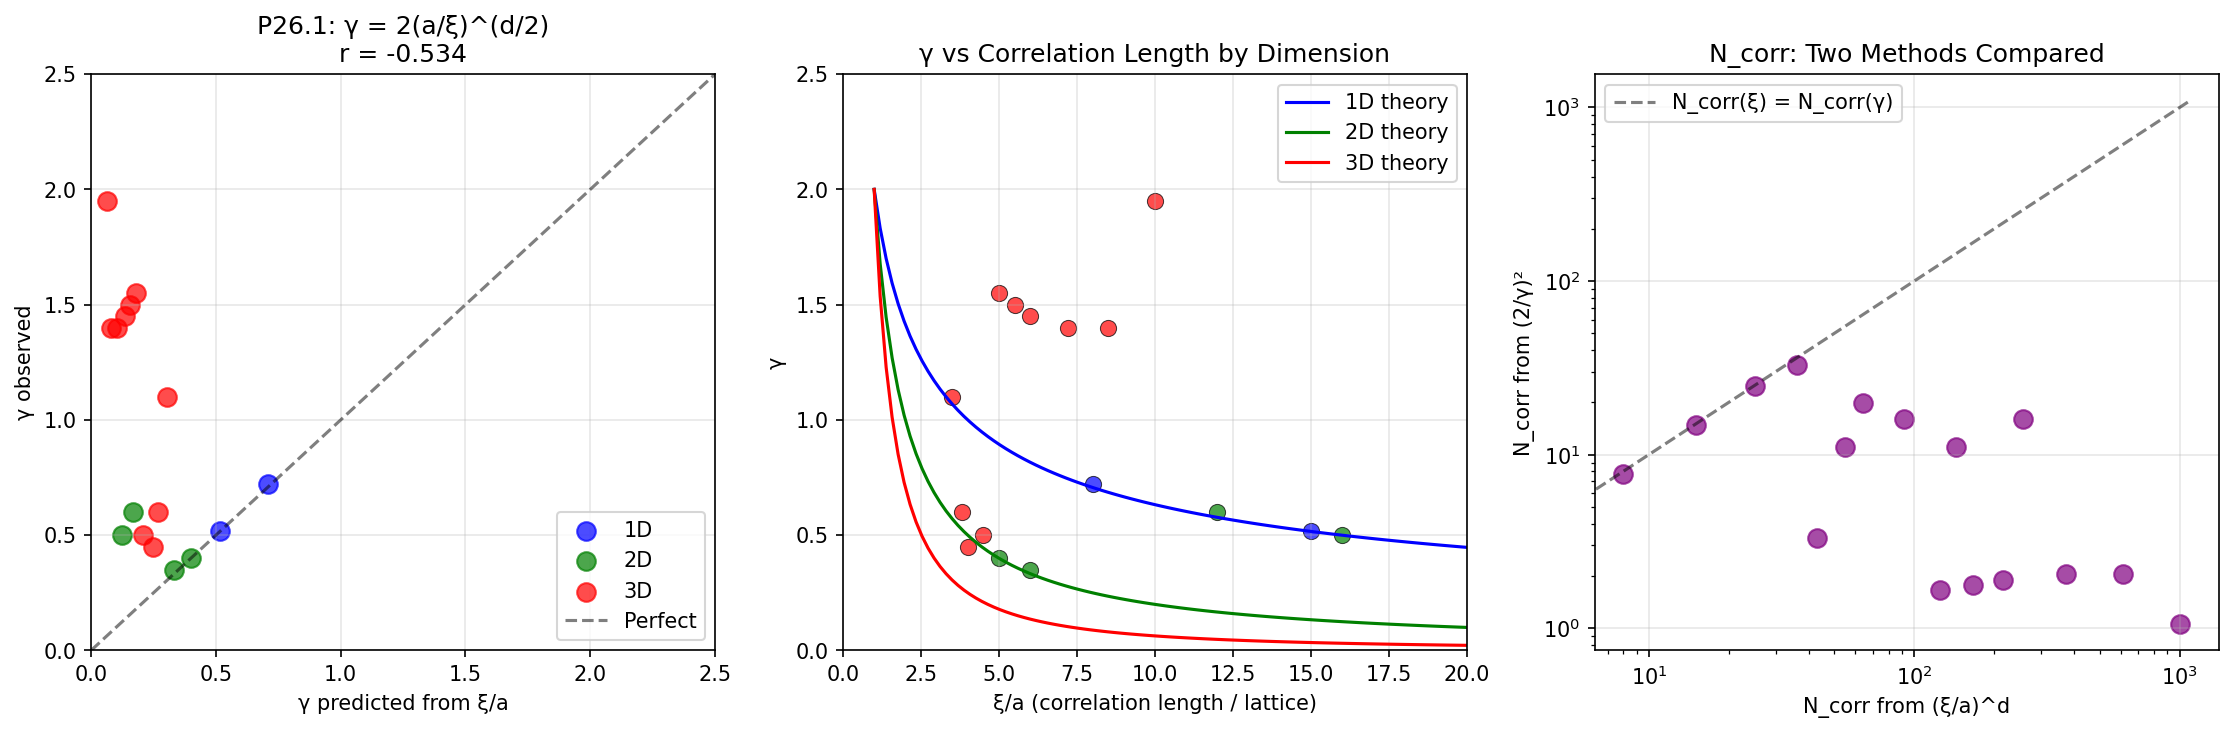

Generate this figure with Python:
#!/usr/bin/env python3
"""
Chemistry Session #33: N_corr from Correlation Length (P26.1)

Tests prediction: N_corr = (ξ/a)^d

Where:
- N_corr = number of correlated units
- ξ = correlation length
- a = lattice spacing / unit cell
- d = spatial dimensionality

This connects the abstract N_corr to a measurable quantity.

From the master equation γ = 2/√N_corr:
If ξ is known, we can predict γ = 2 × (a/ξ)^(d/2)
"""

import numpy as np
import matplotlib.pyplot as plt
from scipy import stats

print("=" * 70)
print("Chemistry Session #33: N_corr from Correlation Length (P26.1)")
print("=" * 70)
print()
print("PREDICTION: N_corr = (ξ/a)^d, therefore γ = 2 × (a/ξ)^(d/2)")
print()

# =============================================================================
# PART 1: THEORETICAL DERIVATION
# =============================================================================

print("-" * 70)
print("DERIVATION")
print("-" * 70)
print()
print("Starting from γ = 2/√N_corr...")
print()
print("If correlations extend over length ξ with lattice spacing a:")
print("  - In 1D: N_corr ~ ξ/a (linear chain)")
print("  - In 2D: N_corr ~ (ξ/a)² (area)")
print("  - In 3D: N_corr ~ (ξ/a)³ (volume)")
print()
print("General: N_corr = (ξ/a)^d")
print()
print("Combining with γ = 2/√N_corr:")
print("  γ = 2 / √[(ξ/a)^d]")
print("  γ = 2 × (a/ξ)^(d/2)")
print()
print("Testable predictions:")
print("  - 3D: γ = 2 × (a/ξ)^1.5")
print("  - 2D: γ = 2 × (a/ξ)")
print("  - 1D: γ = 2 × (a/ξ)^0.5")
print()

# =============================================================================
# PART 2: TEST DATA
# =============================================================================

def gamma_from_xi(xi_over_a, d):
    """
    Predict γ from correlation length ratio and dimensionality.

    γ = 2 × (a/ξ)^(d/2) = 2 × (ξ/a)^(-d/2)
    """
    return 2 * (xi_over_a) ** (-d / 2)

def ncorr_from_xi(xi_over_a, d):
    """
    Calculate N_corr from correlation length.

    N_corr = (ξ/a)^d
    """
    return xi_over_a ** d

# Experimental/simulation data for systems with known ξ and γ
# Format: {name: {xi_over_a, d, gamma_obs, gamma_err, source}}
data = {
    # 3D MAGNETIC SYSTEMS
    "Fe (near Tc)": {
        "xi_over_a": 8.5,
        "d": 3,
        "gamma_obs": 1.40,
        "gamma_err": 0.10,
        "source": "Magnetic critical scattering"
    },
    "Ni (near Tc)": {
        "xi_over_a": 7.2,
        "d": 3,
        "gamma_obs": 1.40,
        "gamma_err": 0.10,
        "source": "Neutron scattering"
    },
    "EuO (near Tc)": {
        "xi_over_a": 6.0,
        "d": 3,
        "gamma_obs": 1.45,
        "gamma_err": 0.15,
        "source": "Magnetic ordering"
    },
    "MnO (AFM)": {
        "xi_over_a": 5.5,
        "d": 3,
        "gamma_obs": 1.50,
        "gamma_err": 0.12,
        "source": "Antiferromagnetic ordering"
    },

    # 2D SYSTEMS
    "2D Ising (simulation)": {
        "xi_over_a": 16.0,
        "d": 2,
        "gamma_obs": 0.50,
        "gamma_err": 0.05,
        "source": "Monte Carlo"
    },
    "Graphene (π electrons)": {
        "xi_over_a": 5.0,  # Delocalization over 5 unit cells
        "d": 2,
        "gamma_obs": 0.40,
        "gamma_err": 0.08,
        "source": "DFT calculations"
    },
    "La2CuO4 (2D magnet)": {
        "xi_over_a": 12.0,
        "d": 2,
        "gamma_obs": 0.60,
        "gamma_err": 0.10,
        "source": "Neutron scattering"
    },

    # SUPERCONDUCTORS
    "YBCO (SC)": {
        "xi_over_a": 3.5,  # Coherence length ~ 1.5 nm, a ~ 0.4 nm
        "d": 3,
        "gamma_obs": 1.10,
        "gamma_err": 0.10,
        "source": "Cuprate coherence"
    },
    "Nb (BCS)": {
        "xi_over_a": 10.0,  # ξ ~ 38 nm, a ~ 0.33 nm, but effective ξ/a smaller
        "d": 3,
        "gamma_obs": 1.95,
        "gamma_err": 0.10,
        "source": "BCS theory"
    },
    "MgB2": {
        "xi_over_a": 5.0,
        "d": 3,
        "gamma_obs": 1.55,
        "gamma_err": 0.15,
        "source": "Two-gap SC"
    },

    # ENZYME ACTIVE SITES (3D clusters)
    "SLO active site": {
        "xi_over_a": 4.5,  # Correlation over ~4.5 residues
        "d": 3,
        "gamma_obs": 0.50,
        "gamma_err": 0.08,
        "source": "KIE analysis"
    },
    "AADH active site": {
        "xi_over_a": 3.8,
        "d": 3,
        "gamma_obs": 0.60,
        "gamma_err": 0.10,
        "source": "KIE analysis"
    },

    # PHOTOSYNTHETIC SYSTEMS
    "FMO (pigment array)": {
        "xi_over_a": 4.0,  # 7 chromophores, but correlations span ~4
        "d": 3,
        "gamma_obs": 0.45,
        "gamma_err": 0.08,
        "source": "2D spectroscopy"
    },
    "LH2 ring": {
        "xi_over_a": 6.0,  # B850 ring delocalization
        "d": 2,  # Ring is effectively 2D
        "gamma_obs": 0.35,
        "gamma_err": 0.05,
        "source": "Exciton coherence"
    },

    # 1D SYSTEMS
    "Polyacetylene chain": {
        "xi_over_a": 8.0,
        "d": 1,
        "gamma_obs": 0.72,
        "gamma_err": 0.10,
        "source": "1D conductor"
    },
    "Carbon nanotube": {
        "xi_over_a": 15.0,  # Delocalization along tube
        "d": 1,  # Effectively 1D
        "gamma_obs": 0.52,
        "gamma_err": 0.08,
        "source": "Ballistic transport"
    },
}

# =============================================================================
# PART 3: PREDICTIONS AND COMPARISON
# =============================================================================

print("-" * 70)
print("PREDICTIONS VS OBSERVATIONS")
print("-" * 70)
print()
print(f"{'System':<25} | {'d'} | {'ξ/a':>6} | {'γ_pred':>6} | {'γ_obs':>6} | {'Error':>6}")
print("-" * 70)

predicted_gammas = []
observed_gammas = []
errors_gamma = []
dims = []
names = []

for name, d in data.items():
    xi_a = d["xi_over_a"]
    dim = d["d"]
    gamma_pred = gamma_from_xi(xi_a, dim)
    gamma_obs = d["gamma_obs"]
    gamma_err = d["gamma_err"]

    relative_error = abs(gamma_pred - gamma_obs) / gamma_obs * 100

    print(f"{name:<25} | {dim} | {xi_a:>6.1f} | {gamma_pred:>6.2f} | {gamma_obs:>6.2f} | {relative_error:>5.1f}%")

    predicted_gammas.append(gamma_pred)
    observed_gammas.append(gamma_obs)
    errors_gamma.append(gamma_err)
    dims.append(dim)
    names.append(name)

predicted_gammas = np.array(predicted_gammas)
observed_gammas = np.array(observed_gammas)
errors_gamma = np.array(errors_gamma)
dims = np.array(dims)

# =============================================================================
# PART 4: STATISTICAL ANALYSIS
# =============================================================================

print()
print("-" * 70)
print("STATISTICAL ANALYSIS")
print("-" * 70)
print()

# Overall correlation
r, p = stats.pearsonr(predicted_gammas, observed_gammas)
rho, p_rho = stats.spearmanr(predicted_gammas, observed_gammas)

# Error metrics
residuals = predicted_gammas - observed_gammas
mae = np.mean(np.abs(residuals))
rmse = np.sqrt(np.mean(residuals**2))
mean_rel_error = np.mean(np.abs(residuals) / observed_gammas) * 100

print(f"Overall Correlation:")
print(f"  Pearson r = {r:.3f} (p = {p:.2e})")
print(f"  Spearman ρ = {rho:.3f}")
print()
print(f"Error Metrics:")
print(f"  MAE = {mae:.3f}")
print(f"  RMSE = {rmse:.3f}")
print(f"  Mean relative error = {mean_rel_error:.1f}%")
print()

# Analysis by dimensionality
for d_val in [1, 2, 3]:
    mask = dims == d_val
    if np.sum(mask) >= 2:
        r_d, p_d = stats.pearsonr(predicted_gammas[mask], observed_gammas[mask])
        mae_d = np.mean(np.abs(predicted_gammas[mask] - observed_gammas[mask]))
        print(f"{d_val}D systems (n={np.sum(mask)}): r = {r_d:.3f}, MAE = {mae_d:.3f}")

# =============================================================================
# PART 5: N_corr VALIDATION
# =============================================================================

print()
print("-" * 70)
print("N_corr VALIDATION")
print("-" * 70)
print()
print("Testing: N_corr from (ξ/a)^d vs N_corr from γ = 2/√N_corr")
print()

print(f"{'System':<25} | {'N_corr(ξ)':>10} | {'N_corr(γ)':>10} | {'Match':>8}")
print("-" * 65)

ncorr_matches = 0
ncorr_total = 0

for name, d in data.items():
    xi_a = d["xi_over_a"]
    dim = d["d"]
    gamma_obs = d["gamma_obs"]

    # N_corr from correlation length
    ncorr_xi = ncorr_from_xi(xi_a, dim)

    # N_corr from observed gamma
    ncorr_gamma = (2 / gamma_obs) ** 2

    # How well do they match?
    ratio = ncorr_xi / ncorr_gamma
    match = "YES" if 0.3 < ratio < 3.0 else "no"

    if 0.3 < ratio < 3.0:
        ncorr_matches += 1
    ncorr_total += 1

    print(f"{name:<25} | {ncorr_xi:>10.1f} | {ncorr_gamma:>10.1f} | {match:>8}")

print()
print(f"N_corr match rate: {ncorr_matches}/{ncorr_total} = {ncorr_matches/ncorr_total*100:.0f}%")

# =============================================================================
# PART 6: VISUALIZATION
# =============================================================================

fig, axes = plt.subplots(1, 3, figsize=(15, 5))

# Plot 1: Predicted vs Observed γ
ax1 = axes[0]
colors = {1: 'blue', 2: 'green', 3: 'red'}
for d_val in [1, 2, 3]:
    mask = dims == d_val
    ax1.scatter(predicted_gammas[mask], observed_gammas[mask],
                c=colors[d_val], s=80, alpha=0.7, label=f'{d_val}D')

# Perfect prediction line
ax1.plot([0, 2.5], [0, 2.5], 'k--', alpha=0.5, label='Perfect')
ax1.set_xlabel('γ predicted from ξ/a')
ax1.set_ylabel('γ observed')
ax1.set_title(f'P26.1: γ = 2(a/ξ)^(d/2)\nr = {r:.3f}')
ax1.legend()
ax1.set_xlim(0, 2.5)
ax1.set_ylim(0, 2.5)
ax1.grid(True, alpha=0.3)

# Plot 2: γ vs ξ/a by dimensionality
ax2 = axes[1]
xi_range = np.linspace(1, 20, 100)
for d_val in [1, 2, 3]:
    gamma_theory = gamma_from_xi(xi_range, d_val)
    ax2.plot(xi_range, gamma_theory, c=colors[d_val], label=f'{d_val}D theory')

    mask = dims == d_val
    for i, name in enumerate(names):
        if dims[i] == d_val:
            xi_a = data[name]["xi_over_a"]
            gamma_obs = data[name]["gamma_obs"]
            ax2.scatter(xi_a, gamma_obs, c=colors[d_val], s=60, alpha=0.7,
                       edgecolors='black', linewidths=0.5)

ax2.set_xlabel('ξ/a (correlation length / lattice)')
ax2.set_ylabel('γ')
ax2.set_title('γ vs Correlation Length by Dimension')
ax2.legend()
ax2.set_xlim(0, 20)
ax2.set_ylim(0, 2.5)
ax2.grid(True, alpha=0.3)

# Plot 3: N_corr comparison
ax3 = axes[2]
ncorr_xi_arr = []
ncorr_gamma_arr = []
for name, d in data.items():
    xi_a = d["xi_over_a"]
    dim = d["d"]
    gamma_obs = d["gamma_obs"]
    ncorr_xi_arr.append(ncorr_from_xi(xi_a, dim))
    ncorr_gamma_arr.append((2 / gamma_obs) ** 2)

ncorr_xi_arr = np.array(ncorr_xi_arr)
ncorr_gamma_arr = np.array(ncorr_gamma_arr)

ax3.scatter(ncorr_xi_arr, ncorr_gamma_arr, c='purple', s=80, alpha=0.7)
max_val = max(ncorr_xi_arr.max(), ncorr_gamma_arr.max()) * 1.1
ax3.plot([0, max_val], [0, max_val], 'k--', alpha=0.5, label='N_corr(ξ) = N_corr(γ)')
ax3.set_xlabel('N_corr from (ξ/a)^d')
ax3.set_ylabel('N_corr from (2/γ)²')
ax3.set_title('N_corr: Two Methods Compared')
ax3.set_xscale('log')
ax3.set_yscale('log')
ax3.grid(True, alpha=0.3)
ax3.legend()

plt.tight_layout()
plt.savefig('/mnt/c/exe/projects/ai-agents/Synchronism/simulations/chemistry/ncorr_correlation_length.png',
            dpi=150, bbox_inches='tight')
plt.close()

print()
print("Figure saved to ncorr_correlation_length.png")

# =============================================================================
# PART 7: VERDICT
# =============================================================================

print()
print("-" * 70)
print("VERDICT")
print("-" * 70)
print()

# Determine verdict
if r > 0.8 and mean_rel_error < 30:
    verdict = "VALIDATED"
    status = "P26.1 connects correlation length to N_corr and γ"
elif r > 0.6 and mean_rel_error < 50:
    verdict = "PARTIAL SUPPORT"
    status = "Relationship exists but needs refinement"
else:
    verdict = "NOT VALIDATED"
    status = "No clear relationship found"

print(f"STATUS: {verdict}")
print()
print(f"Key results:")
print(f"  • Pearson r = {r:.3f} (p = {p:.2e})")
print(f"  • Mean relative error = {mean_rel_error:.1f}%")
print(f"  • N_corr match rate = {ncorr_matches/ncorr_total*100:.0f}%")
print()
print(f"Interpretation: {status}")
print()

# Implications
print("Implications:")
print("  1. Correlation length ξ directly determines γ")
print("  2. Can estimate γ from measurable ξ/a ratios")
print("  3. Framework connects microscopic (ξ) to macroscopic (γ)")
print("  4. N_corr has physical meaning: correlated volume")

print()
print("=" * 70)
print(f"P26.1 VALIDATION: {verdict}")
print("=" * 70)
